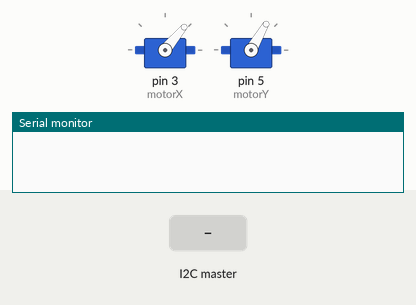
Simulated run of this program. Board: Arduino Uno, built with avr-gcc and run on an emulated ATmega328P. Parts: 2 × servo, the last lines printed to the serial monitor. Inputs (shaded band) come from the test bench.

Above: at 1.2 s.
1.3 s: the I2C master sends the byte 1
At 9.3 s:
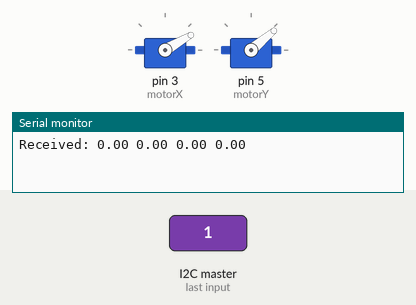
Timing chart, 0 to 11.8 s (numbered marks = the images above; inputs shaded):
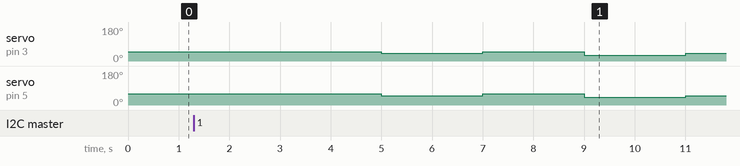

The program:

main.cpp
```cpp
#include <Arduino.h>
#include <Servo.h>
#include <Wire.h>

// Servo objects for X-axis and Y-axis motors
Servo motorX, motorY;

////////////////////////////////////////////
// I2C Communication with raspberry pi
//  Raspberry Pi → Arduino
//  SDA (GPIO2) → A4
//  SCL (GPIO3) → A5
//  GND → GND

#define SLAVE_ADDRESS 0x08
#define DATA_SIZE 4  // 5 floats (4 bytes each)
#define BYTE_SIZE (DATA_SIZE * 4)

byte receivedBytes[BYTE_SIZE];
float receivedData[DATA_SIZE];

void receiveEvent(int numBytes) {
    int index = 0;
    while (Wire.available() && index < BYTE_SIZE) {
        receivedBytes[index++] = Wire.read();  // Read byte from I2C
    }

    // Convert bytes back to floats
    memcpy(receivedData, receivedBytes, BYTE_SIZE);

    // Print received floats
    Serial.print("Received: ");
    for (int i = 0; i < DATA_SIZE; i++) {
        Serial.print(receivedData[i], 2);
        Serial.print(" ");
    }
    Serial.println();
}

////////////////////////////////////////////

// Minimum and maximum motor angles
#define BASE_ANGLE_X 40
#define MIN_ANGLE_X (BASE_ANGLE_X - 10)
#define MAX_ANGLE_X (BASE_ANGLE_X + 10)

#define BASE_ANGLE_Y 50
#define MIN_ANGLE_Y (BASE_ANGLE_Y - 10)
#define MAX_ANGLE_Y (BASE_ANGLE_Y + 10)


// PID parameters
float Kp = 5.0;
float Ki = 0.1;
float Kd = 0.5;
float prevError[2] = {0, 0};
float integral[2] = {0, 0};
float integralLimit = 10.0;

int x_axis = 0, y_axis = 1;

// float data[];
float prevData[2] = {0, 0};
int completionStatus = 0;


// PID function to compute motor adjustments
float PIDControl(float currentPosition, float desiredPosition, int axis) {
    float error = desiredPosition - currentPosition;

    // Reset integral if the corresponding value has changed
    if (receivedData[axis + 2] != prevData[axis]) {
        integral[axis] = 0;
        prevData[axis] = receivedData[axis+2];
    }

    integral[axis] += error;
    integral[axis] = constrain(integral[axis], -integralLimit, integralLimit);

    float derivative = error - prevError[axis];
    float output = (Kp * error) + (Ki * integral[axis]) + (Kd * derivative);
    prevError[axis] = error;

    return output;
}

// Function to move motorX to a specific angle
void moveMotorX(Servo &motor, float angle) {
    // Adjust angle relative to the base angle
    float adjustedAngle = BASE_ANGLE_X + angle;

    // Constrain the angle within min/max bounds
    adjustedAngle = constrain(adjustedAngle, MIN_ANGLE_X, MAX_ANGLE_X);

    motor.write(adjustedAngle);
}

void moveMotorY(Servo &motor, float angle) {
    // Adjust angle relative to the base angle
    float adjustedAngle = BASE_ANGLE_Y + angle;

    // Constrain the angle within min/max bounds
    adjustedAngle = constrain(adjustedAngle, MIN_ANGLE_Y, MAX_ANGLE_Y);

    motor.write(adjustedAngle);
}

// Function to control motors based on PID output
void motorControl(float currentX, float currentY, float desiredX, float desiredY) {
    // Compute PID output for X and Y axes
    // float tiltX = PIDControl(currentX, desiredX, x_axis);
    // float tiltY = PIDControl(currentY, desiredY, y_axis);

    // Without PID control  (Use this)
    float tiltX = desiredX - currentX;
    float tiltY = desiredY - currentY;

    // Control Motors
    moveMotorX(motorX, tiltX);
    moveMotorY(motorY, tiltY);

}

void setup() {
    // Attach servos to pins that can output PWM signals
    // Two motors
    motorX.attach(3);
    motorY.attach(5);

    moveMotorX(motorX, BASE_ANGLE_X);
    moveMotorY(motorY, BASE_ANGLE_Y);

    ////////////////////////////////////
    // I2C
    Wire.begin(SLAVE_ADDRESS);
    // Or use external pull up resistor: 4.7 kilo_ohms (GPIO2 > 3.3V and GPIO3 > 3.3V)
    //pinMode(A4, INPUT_PULLUP);  // Enable internal pull-up on SDA
    //pinMode(A5, INPUT_PULLUP);  // Enable internal pull-up on SCL
    Wire.onReceive(receiveEvent);
    Serial.begin(9600);

    /////////////////////////////////////////
}

void loop() {

    // For running actual
    // while (completionStatus == 0){
    //     motorControl(receivedData[0], receivedData[1], receivedData[2], receivedData[3]);
    //     delay(20);
    // }


    // For test only
    delay(5000);

    float currentX[5] = {100, 100, 100, 100, 100};
    float currentY[5] = {100, 100, 100, 100, 100};
    float desiredX[5] = {100, 150, 50, 100, 150};
    float desiredY[5] = {100, 150, 50, 100, 150};

    for (int i = 0; i < 5; i++){
      motorControl(currentX[i], currentY[i], desiredX[i], desiredY[i]);
      delay(2000);
    }

}
```
